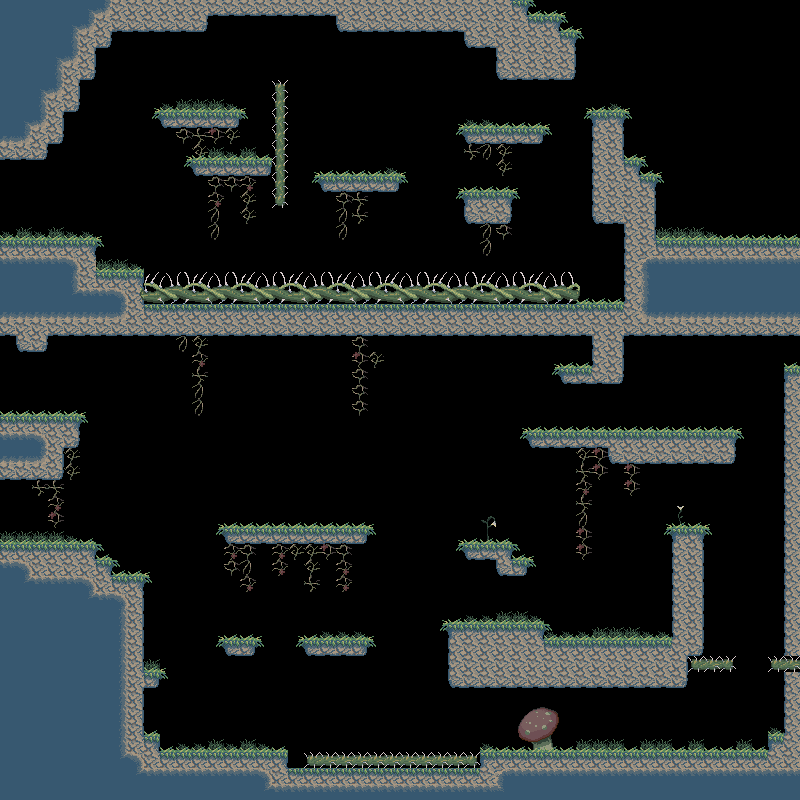

This game map was drawn from its Tiled (.tmx) file and the tilesets committed beside it. A one-line description and the trimmed map source follow:
An orthogonal 50x50 tile map with 16x16 px tiles, 3 tile layers (FarBack, NearBack, Ground), 2 tilesets and 23 objects (4x exit, 4x firePlant, 4x blockMonster, 3x entrance, 3x spittingMonster, ...).

<map version="1.0" orientation="orthogonal" width="50" height="50" tilewidth="16" tileheight="16">
 <properties>
  <property name="name" value="Lost Woods" />
 </properties>
 <tileset firstgid="1" source="tiles.tsx" />
 <tileset firstgid="1201" source="tiles.tsx" />
 <layer name="FarBack" width="50" height="50">
  <data>[2500 cells, 149 non-empty, 22 distinct tile ids]</data>
 </layer>
 <layer name="NearBack" width="50" height="50">
  <data>[2500 cells, 211 non-empty, 9 distinct tile ids]</data>
 </layer>
 <layer name="Ground" width="50" height="50">
  <data>[2500 cells, 829 non-empty, 37 distinct tile ids]</data>
 </layer>
 <objectgroup name="Connections" width="50" height="50">
  <object type="exit" x="0" y="480" width="16" height="64">
   <properties>
    <property name="entrance" value="bottomRight" />
    <property name="from" value="right" />
    <property name="to" value="tripleBack" />
   </properties>
  </object>
  <object name="bottomLeft" type="entrance" x="0" y="512" width="32" height="32" />
  <object type="exit" x="0" y="336" width="16" height="80">
   <properties>
    <property name="entrance" value="middleRight" />
    <property name="from" value="right" />
    <property name="to" value="tripleBack" />
   </properties>
  </object>
  <object name="middleLeft" type="entrance" x="0" y="384" width="32" height="32" />
  <object name="topLeft" type="entrance" x="0" y="208" width="32" height="32" />
  <object type="exit" x="0" y="160" width="16" height="80">
   <properties>
    <property name="entrance" value="topRight" />
    <property name="from" value="right" />
    <property name="to" value="tripleBack" />
   </properties>
  </object>
  <object type="exit" x="784" y="0" width="16" height="240">
   <properties>
    <property name="from" value="left" />
    <property name="to" value="TheEnd" />
   </properties>
  </object>
 </objectgroup>
 <objectgroup name="Spawns" width="50" height="50">
  <object type="spittingMonster" x="560" y="336" width="32" height="32">
   <properties>
    <property name="facing" value="left" />
    <property name="state" value="fire" />
   </properties>
  </object>
  <object type="waterPlant" x="560" y="384" width="48" height="48" />
  <object type="firePlant" x="624" y="384" width="48" height="48" />
  <object type="blockMonster" x="704" y="400" width="32" height="32">
   <properties>
    <property name="size" value="medium" />
   </properties>
  </object>
  <object type="spittingMonster" x="768" y="336" width="32" height="32">
   <properties>
    <property name="facing" value="left" />
    <property name="state" value="normal" />
   </properties>
  </object>
  <object type="balloonMonster" x="256" y="496" width="32" height="32" />
  <object type="firePlant" x="688" y="704" width="48" height="48" />
  <object type="spittingMonster" x="160" y="720" width="32" height="32">
   <properties>
    <property name="facing" value="right" />
    <property name="state" value="normal" />
   </properties>
  </object>
  <object type="waterPlant" x="288" y="480" width="48" height="48" />
  <object type="blockMonster" x="224" y="496" width="32" height="32">
   <properties>
    <property name="size" value="medium" />
   </properties>
  </object>
  <object type="firePlant" x="592" y="592" width="48" height="48" />
  <object type="blockMonster" x="128" y="224" width="48" height="48">
   <properties>
    <property name="size" value="large" />
   </properties>
  </object>
  <object type="pushyMonster" x="96" y="256" width="32" height="16">
   <properties>
    <property name="facing" value="right" />
    <property name="state" value="water" />
   </properties>
  </object>
  <object type="firePlant" x="48" y="192" width="48" height="48" />
  <object type="waterPlant" x="336" y="128" width="48" height="48" />
  <object type="blockMonster" x="496" y="80" width="48" height="48">
   <properties>
    <property name="size" value="large" />
   </properties>
  </object>
 </objectgroup>
</map>
